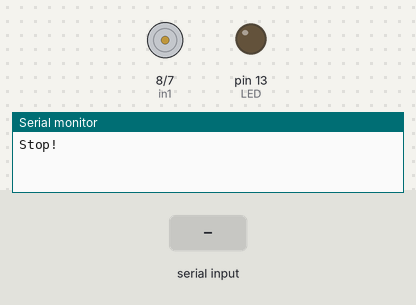
Simulated run of this sketch. Board: Arduino Uno, built with avr-gcc and run on an emulated ATmega328P. Shown: motor-driver pin pairs drawn as motors (green arrow = first pin HIGH = forward, orange = second pin HIGH = backward, longer = more drive, scaled by the enable pin), output pins drawn as LEDs (lit = HIGH), the last lines printed to the serial monitor. The inputs (shaded band) are chosen by the test bench.

Above: at 1.2 s.
1.3 s: "F" received over Serial
At 2.5 s:
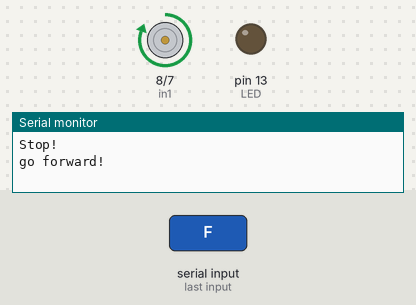
2.8 s: "B" received over Serial
At 3.6 s:
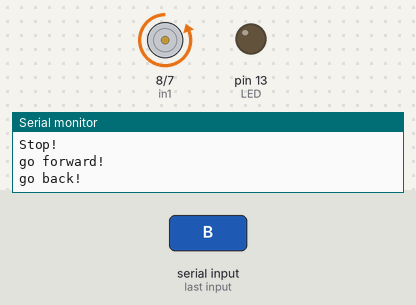
4.3 s: "A" received over Serial
At 4.7 s:
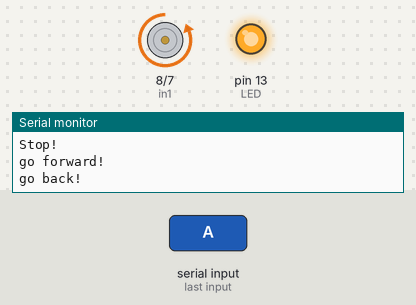
5.8 s: "f" received over Serial
At 7.4 s:
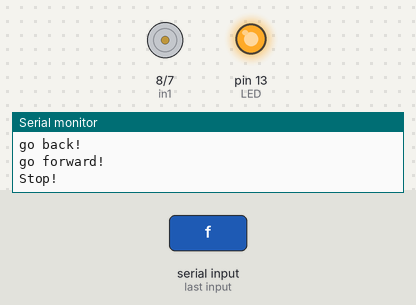
7.7 s: "L" received over Serial
9.2 s: "b" received over Serial
At 9.45 s:
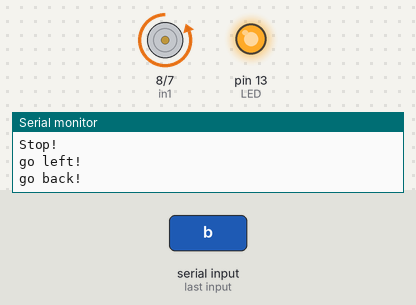
Timing chart, 0 to 12.2 s (numbered marks = the images above; inputs shaded):
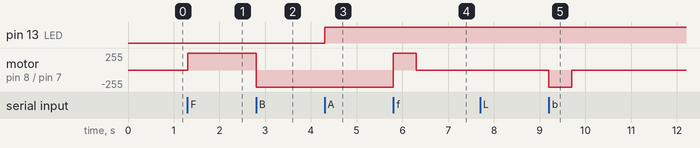

Measured:
- after the input at 1.3 s, motor on pin 8 (in1) / pin 7 (in2): stopped → forward 255/255 at once
- after the input at 2.8 s, motor on pin 8 (in1) / pin 7 (in2): forward 255/255 → backward 255/255 at once
- after the input at 4.3 s, pin 13 (LED): LOW → HIGH at once
- after the input at 5.8 s, motor on pin 8 (in1) / pin 7 (in2): backward 255/255 → forward 255/255 at once, → stopped 0.50 s later
- after the input at 9.2 s, motor on pin 8 (in1) / pin 7 (in2): stopped → backward 255/255 at once, → stopped 0.50 s later

The sketch:

diskpub_motor.ino
```cpp
// Motor control for disk publisher
// HP print engine motor driver died. Apparently they use
// cheap DC bipolar motors with feedback, in this case a clear disk
// with markings passing between an IR LED / IR sensor pair.

int LED=13;
volatile int state = LOW;
char getstr;
int in1=8;
int in2=7;
int in3=6;
int in4=5;
int ENA=10;
int ENB=5;
//int ABS=135;
unsigned long onTime = 0;
volatile int timedOn = 0;
unsigned long offTime = 0;

void _mForward()
{
//analogWrite (ENA, 200); //DOLOČIŠ HTROST MOTORJA
digitalWrite(ENA,HIGH);
//digitalWrite(ENB,HIGH);
///digitalWrite(in1,LOW);
///digitalWrite(in2,HIGH);
//digitalWrite(in3,LOW);
//digitalWrite(in4,HIGH);
Serial.println("go forward!");
digitalWrite(in1, HIGH);
digitalWrite(in2, LOW);
// set speed to 200 out of possible range 0~255

}
void _mBack()
{
//analogWrite (ENA, 200); //DOLOČIŠ HTROST MOTORJA
digitalWrite(ENA,HIGH);
//digitalWrite(ENB,HIGH);
///digitalWrite(in1,HIGH);
///digitalWrite(in2,LOW);
//digitalWrite(in3,HIGH);
//digitalWrite(in4,LOW);
Serial.println("go back!");
digitalWrite(in1, LOW);
digitalWrite(in2, HIGH);
}
void _mleft()
{
//analogWrite (ENB, 200); //DOLOČIŠ HTROST MOTORJA
digitalWrite(ENA,HIGH);
digitalWrite(ENB,HIGH);
//digitalWrite(in1,LOW);
//digitalWrite(in2,HIGH);
digitalWrite(in3,HIGH);
digitalWrite(in4,LOW);
Serial.println("go left!");
}
void _mright()
{
//analogWrite (ENA, 200); //DOLOČIŠ HTROST MOTORJA
digitalWrite(ENA,HIGH);
digitalWrite(ENB,HIGH);
//digitalWrite(in1,HIGH);
//digitalWrite(in2,LOW);
digitalWrite(in3,LOW);
digitalWrite(in4,HIGH);
Serial.println("go right!");
}
void _mStop()
{
digitalWrite(ENA,LOW);
//digitalWrite(ENB,LOW);
digitalWrite(in1,LOW); //jaz dodal - drugače tevrstice ni
digitalWrite(in2,LOW); //jaz dodal - drugače tevrstice ni
//digitalWrite(in3,LOW); //jaz dodal - drugače tevrstice ni
//digitalWrite(in4,LOW); //jaz dodal - drugače tevrstice ni
Serial.println("Stop!");
}
void stateChange()
{
state = !state;
digitalWrite(LED, state);
}
void setup()
{
pinMode(LED, OUTPUT);
Serial.begin(9600);
pinMode(in1,OUTPUT);
pinMode(in2,OUTPUT);
//pinMode(in3,OUTPUT);
//pinMode(in4,OUTPUT);
pinMode(ENA,OUTPUT);
//pinMode(ENB,OUTPUT);
_mStop();
}


void loop()
{
getstr=Serial.read();
if(getstr=='F')
{
_mForward();
delay(10);
}
else if (getstr=='f' && timedOn == 0)
{
  onTime = millis();
  timedOn = 1;
  offTime = onTime + 500;
  _mForward();
}
else if(getstr=='B')
{
_mBack();
delay(10);
}
else if (getstr =='b' && timedOn == 0)
{
  onTime = millis();
  timedOn = -1;
  offTime = onTime + 500;
  _mBack();
}
else if(getstr=='L')
{
_mleft();
delay(10);
}
else if(getstr=='R')
{
_mright();
delay(10);
}
else if(getstr=='A')
{
stateChange();
}
else if(getstr=='S')
{
_mStop();
}
else if (timedOn)
{
  if (millis() >= offTime)
  {
    timedOn = 0;
    _mStop();
  }
}
}
```
